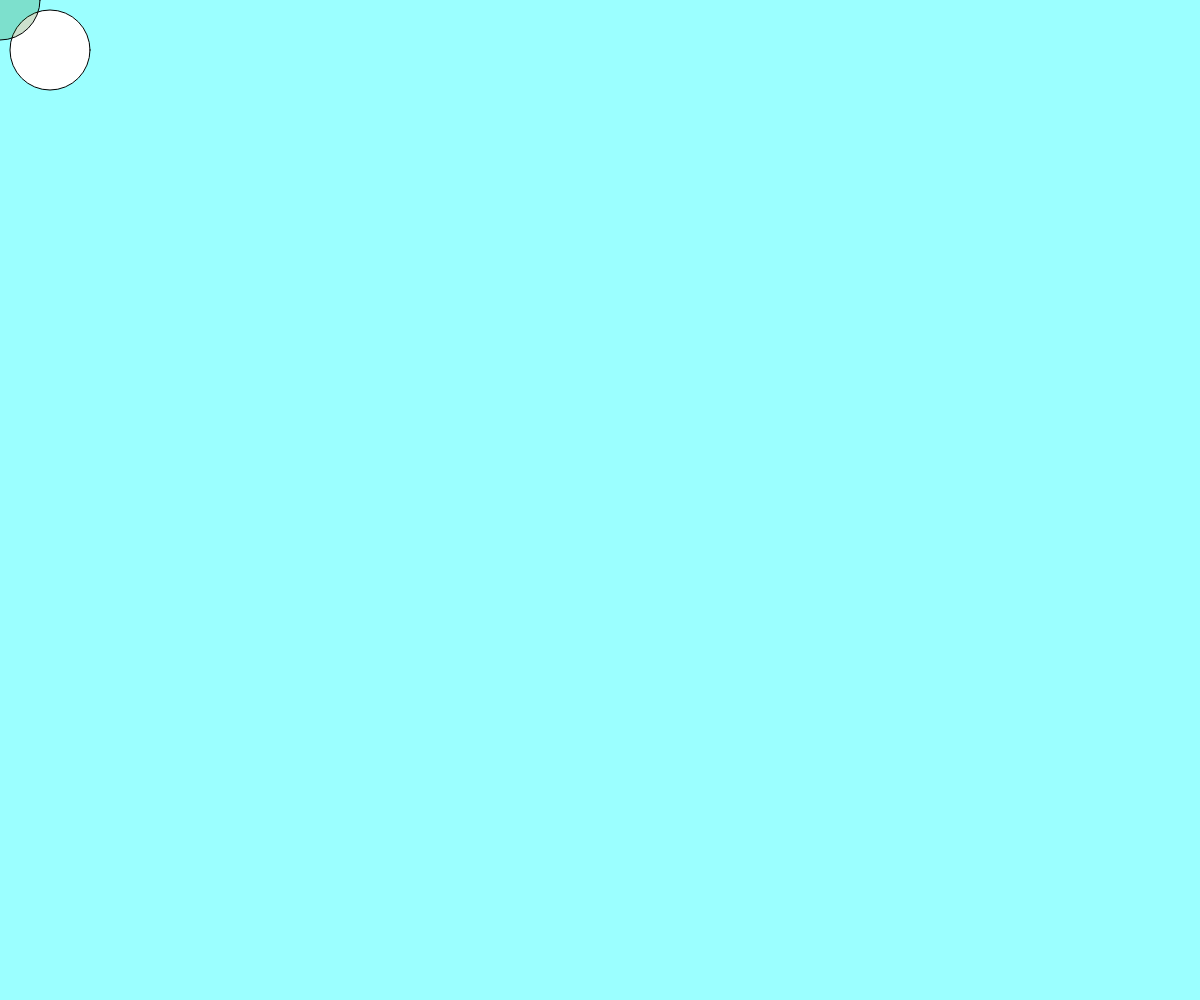
Frame 1 (no input)
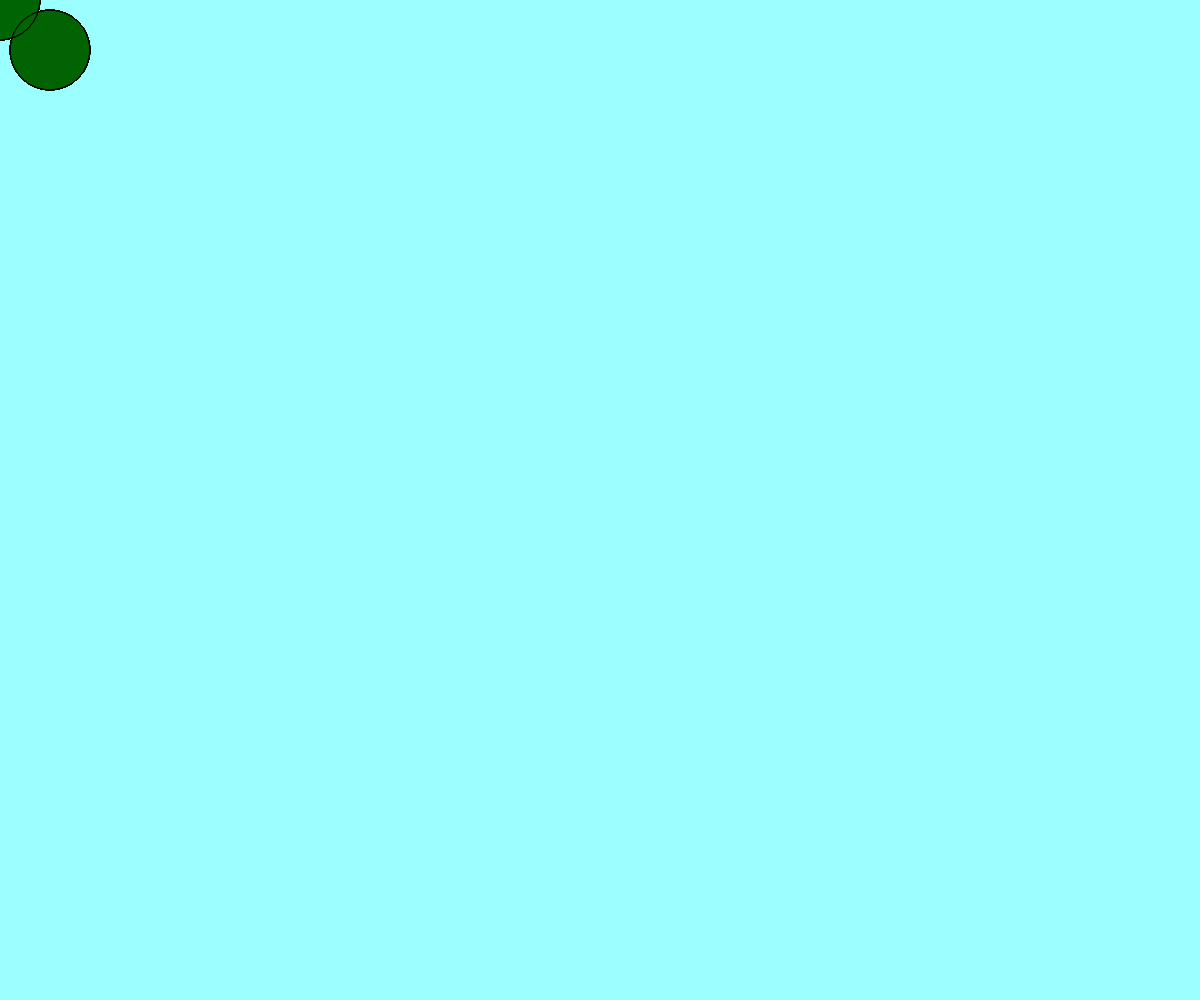
Frame 60 (no input)
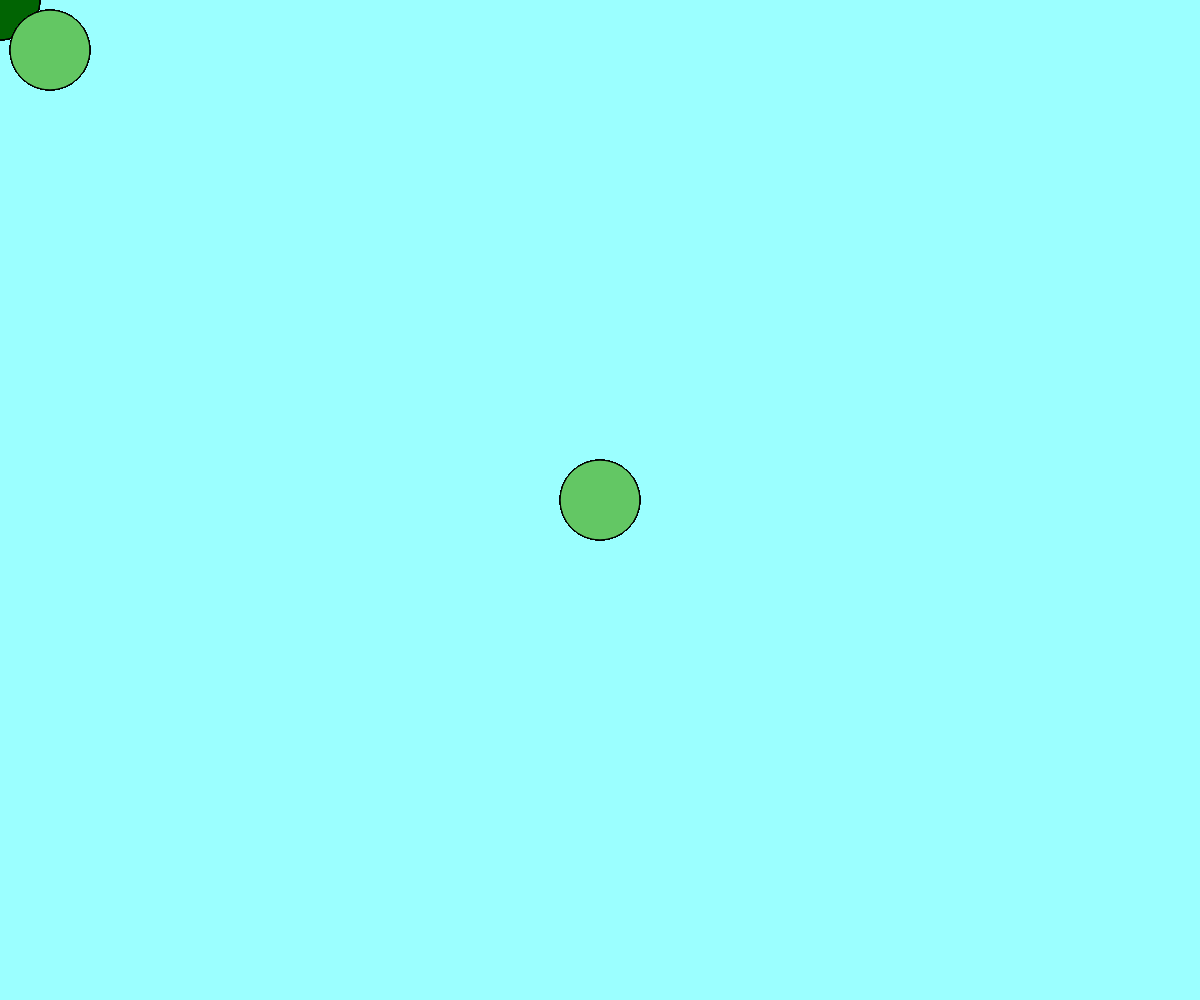
Frame 120 (the mouse pressed at the canvas centre since frame 60)

The p5.js sketch that drew these frames (run headless with seeded random() and noise() and a simulated clock; from frame 60 on, the mouse is pressed at the canvas centre):

// p5.js sketch
// ── sketch.js
function setup() {
    createCanvas(windowWidth, windowHeight);
    background(0, 300, 300, 100);
}

function draw() {
    ellipse(50, 50, 80, 80);
    if (mouseIsPressed) {
        fill(100, 200, 100, 100);
    } else {
        fill(0, 100, 0, 50);
    }
    ellipse(mouseX, mouseY, 80, 80);
}
